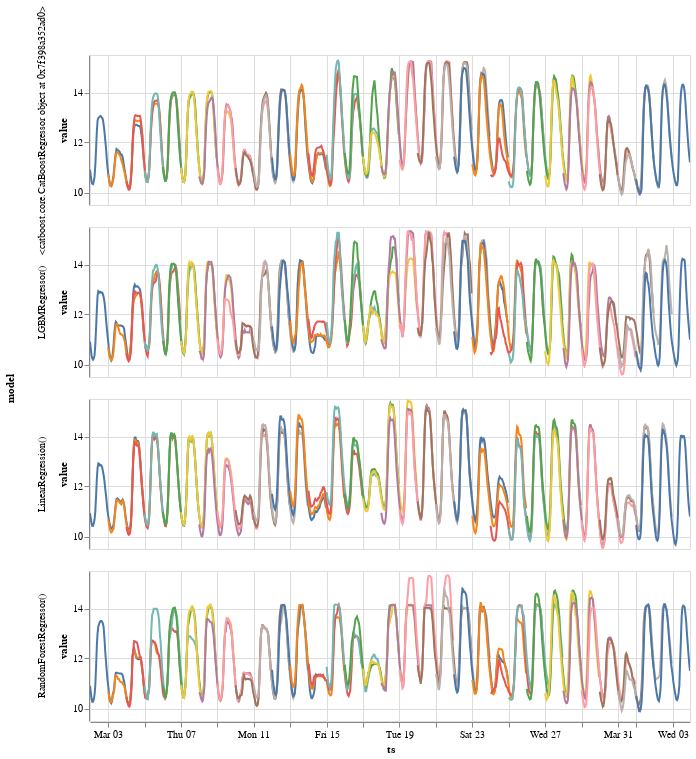

The notebook cell this image was saved under:
### Code cell
alt.data_transformers.disable_max_rows()

alt.Chart(optimization_df).mark_line().encode(
    x='ts:T',
    y=alt.Y('value:Q',scale=alt.Scale(zero=False)),
    color=alt.Color('prediction_date:N', legend=None),
    row='model:N'
).properties(width=600, height=150).interactive()

### Figure 1 — Vega-Lite specification as saved in the notebook (floating-point values rounded to 4 significant figures; data arrays with more than 128 entries replaced by an {"elided": "..."} marker saying what was removed)
{"config": {"view": {"continuousWidth": 400, "continuousHeight": 300}}, "data": {"name": "data-61a846d49200a2dce32fa6d805e8cb27"}, "mark": "line", "encoding": {"color": {"type": "nominal", "field": "prediction_date", "legend": null}, "row": {"type": "nominal", "field": "model"}, "x": {"type": "temporal", "field": "ts"}, "y": {"type": "quantitative", "field": "value", "scale": {"zero": false}}}, "height": 150, "selection": {"selector001": {"type": "interval", "bind": "scales", "encodings": ["x", "y"]}}, "width": 600, "$schema": "https://vega.github.io/schema/vega-lite/v4.8.1.json", "datasets": {"data-61a846d49200a2dce32fa6d805e8cb27": {"elided": "8928 records"}}}
